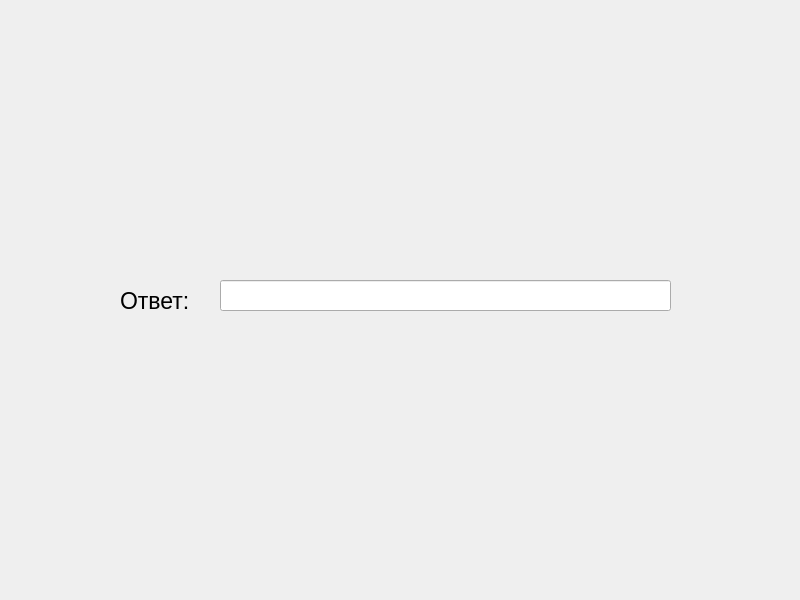
<?xml version="1.0" encoding="UTF-8"?>
<ui version="4.0">
 <class>MainWindow</class>
 <widget class="QMainWindow" name="MainWindow">
  <property name="geometry">
   <rect>
    <x>0</x>
    <y>0</y>
    <width>800</width>
    <height>600</height>
   </rect>
  </property>
  <property name="windowTitle">
   <string>Второе задание</string>
  </property>
  <widget class="QWidget" name="centralwidget">
   <widget class="QLabel" name="label_2">
    <property name="geometry">
     <rect>
      <x>120</x>
      <y>280</y>
      <width>101</width>
      <height>41</height>
     </rect>
    </property>
    <property name="font">
     <font>
      <pointsize>17</pointsize>
     </font>
    </property>
    <property name="text">
     <string>Ответ:</string>
    </property>
   </widget>
   <widget class="QLineEdit" name="lineEdit">
    <property name="geometry">
     <rect>
      <x>220</x>
      <y>280</y>
      <width>451</width>
      <height>31</height>
     </rect>
    </property>
    <property name="font">
     <font>
      <pointsize>15</pointsize>
     </font>
    </property>
   </widget>
   <widget class="QLabel" name="label">
    <property name="geometry">
     <rect>
      <x>180</x>
      <y>130</y>
      <width>451</width>
      <height>111</height>
     </rect>
    </property>
    <property name="text">
     <string/>
    </property>
    <property name="pixmap">
     <pixmap>../../image/secondTask/fourFormyla.png</pixmap>
    </property>
   </widget>
  </widget>
 </widget>
 <resources/>
 <connections/>
</ui>
